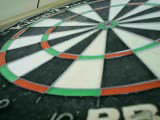
#> input picture frame 0 of outLeft.avi, 160 x 120 px, given in place of pi:raspberry@192.168.0.40:8081, which was not available
$ python MotionDetector.py
#> lines starting #> are read from the running program, lines starting #| are printed output that depends on the picture; pictures that were not available may be replaced by others from this repository, and a replacement may not be noted
# import the necessary packages
from imutils.video import VideoStream
import argparse
import datetime
import imutils
import time
import cv2
import os
import matplotlib.pyplot as plt
import matplotlib.patches as pat

#%%

capture = cv2.VideoCapture('http://pi:raspberry@192.168.0.40:8081')

firstFrame = None
min_area = 400  #Minimal contour size to detect a valid dart
dart_counter = 0
time_last_throw = time.time() - 1

text = "No Dart"
dart_images = []

# loop over the frames of the video
while True:
	# grab the current frame and initialize the output text
    ret, frame = capture.read()
#> frame is the input picture: shape (120, 160, 3); mean B, G, R 105.5, 117.9, 104.8


    if frame is None:
        break

    frame = imutils.resize(frame, width=500)
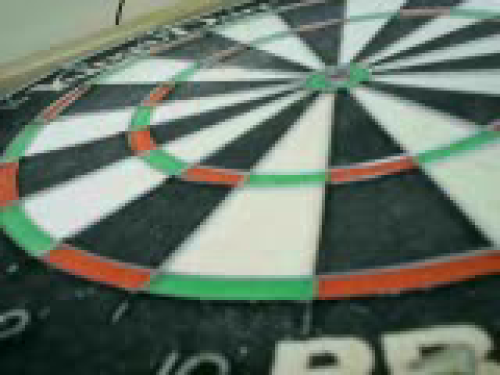
#> frame: shape (375, 500, 3); mean B, G, R 105.5, 117.9, 104.9
    gray = cv2.cvtColor(frame, cv2.COLOR_BGR2GRAY)
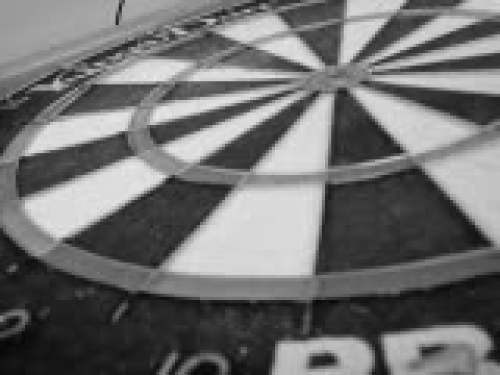
#> gray: shape (375, 500); min 6, max 234, mean 112.5
    gray = cv2.GaussianBlur(gray, (21, 21), 0)
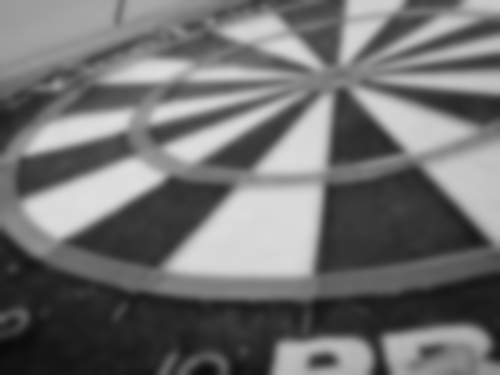
#> gray: shape (375, 500); min 10, max 223, mean 112.5

    if firstFrame is None:
        firstFrame = gray

        continue

    frameDelta = cv2.absdiff(firstFrame, gray)

    thresh = cv2.threshold(frameDelta, 25, 255, cv2.THRESH_BINARY)[1]
    thresh = cv2.dilate(thresh, None, iterations=2)
    cnts = cv2.findContours(thresh.copy(), cv2.RETR_EXTERNAL, cv2.CHAIN_APPROX_SIMPLE)
    cnts = imutils.grab_contours(cnts)

    time_since_last_throw = round(time.time() - time_last_throw, 2)

    if time_since_last_throw > 2:

        print("Waiting for throw since " + str(time_since_last_throw))

        for c in cnts:

            if cv2.contourArea(c) < min_area:
                continue

            print("Dart detected with " +  str(cnts.count) + " Countour Areas: " + str(cv2.contourArea(c)) + "and " + str(time_since_last_throw))

            time_last_throw = time.time()

            (x, y, w, h) = cv2.boundingRect(c)
            cv2.rectangle(frame, (x, y), (x + w, y + h), (0, 255, 0), 2)

            dart_counter = dart_counter + 1

            #Set new first frame
            dart_images.append(frameDelta)
            firstFrame = gray

            text = str(dart_counter) + " darts thrown!"

            break

    else:

        print("Skipped detection!")


    cv2.putText(frame, "Room Status: {}".format(text), (10, 20),cv2.FONT_HERSHEY_SIMPLEX, 0.5, (0, 0, 255), 2)
    cv2.putText(frame, datetime.datetime.now().strftime("%A %d %B %Y %I:%M:%S%p"),(10, frame.shape[0] - 10), cv2.FONT_HERSHEY_SIMPLEX, 0.35, (0, 0, 255), 1)

    # show the frame and record if the user presses a key
    cv2.imshow("Security Feed", frame)
    cv2.imshow("Thresh", thresh)
    cv2.imshow("Frame Delta", frameDelta)


    if cv2.waitKey(1) & 0xFF == ord('q'):
        break

    if dart_counter == 3:
        break


capture.release()
cv2.destroyAllWindows()

plt.close('all')
#%%

for image in dart_images:

    plt.figure()
    plt.imshow(image,cmap = 'gray')
